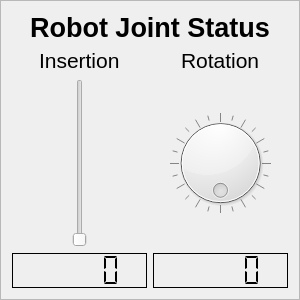
<?xml version="1.0" encoding="UTF-8"?>
<ui version="4.0">
 <class>RobotStatusWidget</class>
 <widget class="QFrame" name="RobotStatusWidget">
  <property name="geometry">
   <rect>
    <x>0</x>
    <y>0</y>
    <width>300</width>
    <height>300</height>
   </rect>
  </property>
  <property name="sizePolicy">
   <sizepolicy hsizetype="Fixed" vsizetype="Fixed">
    <horstretch>0</horstretch>
    <verstretch>0</verstretch>
   </sizepolicy>
  </property>
  <property name="maximumSize">
   <size>
    <width>300</width>
    <height>300</height>
   </size>
  </property>
  <property name="windowTitle">
   <string>Frame</string>
  </property>
  <property name="frameShape">
   <enum>QFrame::StyledPanel</enum>
  </property>
  <property name="frameShadow">
   <enum>QFrame::Raised</enum>
  </property>
  <layout class="QGridLayout" name="gridLayout_2">
   <item row="0" column="0">
    <layout class="QGridLayout" name="gridLayout" columnstretch="1,1">
     <item row="0" column="0" colspan="2" alignment="Qt::AlignHCenter">
      <widget class="QLabel" name="mainLabel">
       <property name="sizePolicy">
        <sizepolicy hsizetype="Preferred" vsizetype="Preferred">
         <horstretch>0</horstretch>
         <verstretch>0</verstretch>
        </sizepolicy>
       </property>
       <property name="minimumSize">
        <size>
         <width>0</width>
         <height>20</height>
        </size>
       </property>
       <property name="maximumSize">
        <size>
         <width>16777215</width>
         <height>30</height>
        </size>
       </property>
       <property name="font">
        <font>
         <pointsize>20</pointsize>
         <weight>75</weight>
         <bold>true</bold>
        </font>
       </property>
       <property name="text">
        <string>Robot Joint Status</string>
       </property>
       <property name="alignment">
        <set>Qt::AlignCenter</set>
       </property>
      </widget>
     </item>
     <item row="1" column="0" alignment="Qt::AlignHCenter">
      <widget class="QLabel" name="insLabel">
       <property name="font">
        <font>
         <pointsize>16</pointsize>
        </font>
       </property>
       <property name="text">
        <string>Insertion</string>
       </property>
      </widget>
     </item>
     <item row="1" column="1" alignment="Qt::AlignHCenter">
      <widget class="QLabel" name="rotLabel">
       <property name="font">
        <font>
         <pointsize>16</pointsize>
        </font>
       </property>
       <property name="text">
        <string>Rotation</string>
       </property>
      </widget>
     </item>
     <item row="2" column="0" alignment="Qt::AlignHCenter">
      <widget class="QSlider" name="insSlider">
       <property name="sizePolicy">
        <sizepolicy hsizetype="Fixed" vsizetype="Expanding">
         <horstretch>1</horstretch>
         <verstretch>0</verstretch>
        </sizepolicy>
       </property>
       <property name="minimumSize">
        <size>
         <width>75</width>
         <height>0</height>
        </size>
       </property>
       <property name="orientation">
        <enum>Qt::Vertical</enum>
       </property>
       <property name="tickPosition">
        <enum>QSlider::NoTicks</enum>
       </property>
      </widget>
     </item>
     <item row="2" column="1">
      <widget class="QDial" name="rotDial">
       <property name="sizePolicy">
        <sizepolicy hsizetype="Preferred" vsizetype="Preferred">
         <horstretch>5</horstretch>
         <verstretch>0</verstretch>
        </sizepolicy>
       </property>
       <property name="maximumSize">
        <size>
         <width>1000</width>
         <height>100</height>
        </size>
       </property>
       <property name="maximum">
        <number>360</number>
       </property>
       <property name="singleStep">
        <number>15</number>
       </property>
       <property name="pageStep">
        <number>10</number>
       </property>
       <property name="sliderPosition">
        <number>0</number>
       </property>
       <property name="orientation">
        <enum>Qt::Horizontal</enum>
       </property>
       <property name="invertedControls">
        <bool>false</bool>
       </property>
       <property name="wrapping">
        <bool>true</bool>
       </property>
       <property name="notchTarget">
        <double>0.000000000000000</double>
       </property>
       <property name="notchesVisible">
        <bool>true</bool>
       </property>
      </widget>
     </item>
     <item row="3" column="0">
      <widget class="QLCDNumber" name="insLCD">
       <property name="sizePolicy">
        <sizepolicy hsizetype="Minimum" vsizetype="Fixed">
         <horstretch>0</horstretch>
         <verstretch>0</verstretch>
        </sizepolicy>
       </property>
       <property name="minimumSize">
        <size>
         <width>0</width>
         <height>35</height>
        </size>
       </property>
       <property name="maximumSize">
        <size>
         <width>16777215</width>
         <height>35</height>
        </size>
       </property>
       <property name="frameShadow">
        <enum>QFrame::Plain</enum>
       </property>
       <property name="segmentStyle">
        <enum>QLCDNumber::Flat</enum>
       </property>
      </widget>
     </item>
     <item row="3" column="1">
      <widget class="QLCDNumber" name="rotLCD">
       <property name="sizePolicy">
        <sizepolicy hsizetype="Minimum" vsizetype="Fixed">
         <horstretch>5</horstretch>
         <verstretch>0</verstretch>
        </sizepolicy>
       </property>
       <property name="minimumSize">
        <size>
         <width>0</width>
         <height>35</height>
        </size>
       </property>
       <property name="maximumSize">
        <size>
         <width>16777215</width>
         <height>35</height>
        </size>
       </property>
       <property name="frameShadow">
        <enum>QFrame::Plain</enum>
       </property>
       <property name="segmentStyle">
        <enum>QLCDNumber::Flat</enum>
       </property>
      </widget>
     </item>
    </layout>
   </item>
  </layout>
 </widget>
 <resources/>
 <connections/>
</ui>
